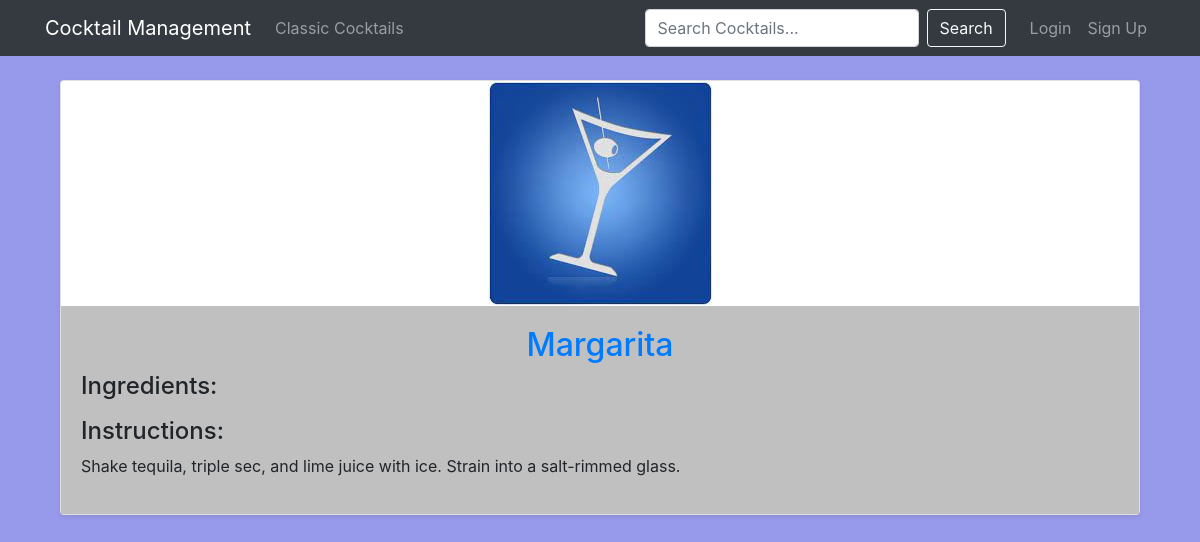
The app's page /cocktails/cocktails/1/ with its own data.
### cocktails/models.py (models this page shows, shortened)
class Cocktail(models.Model):
    name = models.CharField(max_length=100)
    original_cocktail = models.ForeignKey('self', null=True, blank=True, on_delete=models.SET_NULL)
    bartender = models.ForeignKey(User, on_delete=models.SET_NULL, null=True, blank=True)
    category = models.ForeignKey(CocktailCategory, on_delete=models.CASCADE)
    instructions = models.TextField()
    image = models.ImageField(upload_to='cocktails', blank=True, null=True)
    glass_type = models.CharField(max_length=100)
    ALCOHOLIC_STRENGTH = [
        ('Light', 'Light'),
        ('Medium', 'Medium'),
        ('Strong', 'Strong'),
    ]
    alcoholic_strength = models.CharField(max_length=10, choices=ALCOHOLIC_STRENGTH, default='Medium')
    is_classic = models.BooleanField(default=False)

### cocktails/views.py (the view)
# urls.py: path('cocktails/<int:cocktail_id>/', views.cocktail_detail, name='cocktail-detail'),
def cocktail_detail(request, cocktail_id):
    cocktail = get_object_or_404(Cocktail, id=cocktail_id, is_classic=True)
    context = {"cocktail": cocktail}
    return render(request, "cocktails/cocktail_detail.html", context)

### cocktails/templates/cocktails/cocktail_detail.html (shortened to what this page needs)
{% extends 'base.html' %}
{% block content %}
<div class="container mt-4">
    <div class="card shadow-sm">
        <img src="{{ cocktail.image.url }}" class="img-fluid rounded mx-auto d-block" style="max-width: 400px; max-height: 400px; object-fit: cover;" alt="{{ cocktail.name }}">
        <div class="card-body">
            <h2 class="text-center text-primary">{{ cocktail.name }}</h2>
            <h4>Ingredients:</h4>
            <h4>Instructions:</h4>
            <p>{{ cocktail.instructions }}</p>
        </div>
    </div>
</div>
{% endblock %}

### cocktails/static/css/style.css (style rules this page uses)
body { background-color: #9799EA; }
.card-body { background-color: Silver; }

### records on screen
Cocktail: image (picture), name "Margarita", instructions "Shake tequila, triple sec, and lime juice with ice. Strain into a salt-rimmed glass."
